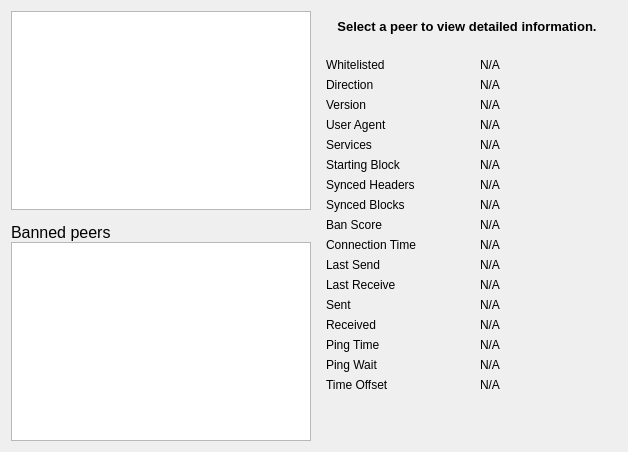
     <widget class="QWidget" name="tab_peers">
      <attribute name="title">
       <string>&amp;Peers</string>
      </attribute>
      <layout class="QGridLayout" name="gridLayout_2">
       <item row="0" column="0" rowspan="2">
        <layout class="QVBoxLayout" name="verticalLayout_101">
         <property name="spacing">
          <number>0</number>
         </property>
         <item>
          <widget class="QTableView" name="peerWidget">
           <property name="horizontalScrollBarPolicy">
            <enum>Qt::ScrollBarAsNeeded</enum>
           </property>
           <property name="sortingEnabled">
            <bool>true</bool>
           </property>
           <attribute name="horizontalHeaderHighlightSections">
            <bool>false</bool>
           </attribute>
          </widget>
         </item>
         <item>
          <widget class="QLabel" name="banHeading">
           <property name="sizePolicy">
            <sizepolicy hsizetype="Preferred" vsizetype="Minimum">
             <horstretch>0</horstretch>
             <verstretch>0</verstretch>
            </sizepolicy>
           </property>
           <property name="minimumSize">
            <size>
             <width>300</width>
             <height>32</height>
            </size>
           </property>
           <property name="maximumSize">
            <size>
             <width>16777215</width>
             <height>32</height>
            </size>
           </property>
           <property name="font">
            <font>
             <pointsize>12</pointsize>
            </font>
           </property>
           <property name="cursor">
            <cursorShape>IBeamCursor</cursorShape>
           </property>
           <property name="text">
            <string>Banned peers</string>
           </property>
           <property name="alignment">
            <set>Qt::AlignBottom|Qt::AlignLeading|Qt::AlignLeft</set>
           </property>
           <property name="wordWrap">
            <bool>true</bool>
           </property>
           <property name="textInteractionFlags">
            <set>Qt::NoTextInteraction</set>
           </property>
          </widget>
         </item>
         <item>
          <widget class="QTableView" name="banlistWidget">
           <property name="sizePolicy">
            <sizepolicy hsizetype="Expanding" vsizetype="Expanding">
             <horstretch>0</horstretch>
             <verstretch>0</verstretch>
            </sizepolicy>
           </property>
           <property name="horizontalScrollBarPolicy">
            <enum>Qt::ScrollBarAsNeeded</enum>
           </property>
           <property name="sortingEnabled">
            <bool>true</bool>
           </property>
           <attribute name="horizontalHeaderHighlightSections">
            <bool>false</bool>
           </attribute>
          </widget>
         </item>
        </layout>
       </item>
       <item row="0" column="1">
        <widget class="QLabel" name="peerHeading">
         <property name="sizePolicy">
          <sizepolicy hsizetype="Preferred" vsizetype="Minimum">
           <horstretch>0</horstretch>
           <verstretch>0</verstretch>
          </sizepolicy>
         </property>
         <property name="minimumSize">
          <size>
           <width>300</width>
           <height>32</height>
          </size>
         </property>
         <property name="font">
          <font>
           <pointsize>10</pointsize>
           <weight>75</weight>
           <bold>true</bold>
          </font>
         </property>
         <property name="cursor">
          <cursorShape>IBeamCursor</cursorShape>
         </property>
         <property name="text">
          <string>Select a peer to view detailed information.</string>
         </property>
         <property name="alignment">
          <set>Qt::AlignCenter</set>
         </property>
         <property name="wordWrap">
          <bool>true</bool>
         </property>
         <property name="textInteractionFlags">
          <set>Qt::LinksAccessibleByMouse|Qt::TextSelectableByKeyboard|Qt::TextSelectableByMouse</set>
         </property>
        </widget>
       </item>
       <item row="1" column="1">
        <widget class="QWidget" name="detailWidget" native="true">
         <property name="minimumSize">
          <size>
           <width>300</width>
           <height>0</height>
          </size>
         </property>
         <layout class="QGridLayout" name="gridLayout_3">
          <item row="0" column="0">
           <widget class="QLabel" name="label_30">
            <property name="text">
             <string>Whitelisted</string>
            </property>
           </widget>
          </item>
          <item row="0" column="2">
           <widget class="QLabel" name="peerWhitelisted">
            <property name="cursor">
             <cursorShape>IBeamCursor</cursorShape>
            </property>
            <property name="text">
             <string>N/A</string>
            </property>
            <property name="textFormat">
             <enum>Qt::PlainText</enum>
            </property>
            <property name="textInteractionFlags">
             <set>Qt::LinksAccessibleByMouse|Qt::TextSelectableByKeyboard|Qt::TextSelectableByMouse</set>
            </property>
           </widget>
          </item>
          <item row="1" column="0">
           <widget class="QLabel" name="label_23">
            <property name="text">
             <string>Direction</string>
            </property>
           </widget>
          </item>
          <item row="1" column="2">
           <widget class="QLabel" name="peerDirection">
            <property name="cursor">
             <cursorShape>IBeamCursor</cursorShape>
            </property>
            <property name="text">
             <string>N/A</string>
            </property>
            <property name="textFormat">
             <enum>Qt::PlainText</enum>
            </property>
            <property name="textInteractionFlags">
             <set>Qt::LinksAccessibleByMouse|Qt::TextSelectableByKeyboard|Qt::TextSelectableByMouse</set>
            </property>
           </widget>
          </item>
          <item row="2" column="0">
           <widget class="QLabel" name="label_21">
            <property name="text">
             <string>Version</string>
            </property>
           </widget>
          </item>
          <item row="2" column="2">
           <widget class="QLabel" name="peerVersion">
            <property name="cursor">
             <cursorShape>IBeamCursor</cursorShape>
            </property>
            <property name="text">
             <string>N/A</string>
            </property>
            <property name="textFormat">
             <enum>Qt::PlainText</enum>
            </property>
            <property name="textInteractionFlags">
             <set>Qt::LinksAccessibleByMouse|Qt::TextSelectableByKeyboard|Qt::TextSelectableByMouse</set>
            </property>
           </widget>
          </item>
          <item row="3" column="0">
           <widget class="QLabel" name="label_28">
            <property name="text">
             <string>User Agent</string>
            </property>
           </widget>
          </item>
          <item row="3" column="2">
           <widget class="QLabel" name="peerSubversion">
            <property name="cursor">
             <cursorShape>IBeamCursor</cursorShape>
            </property>
            <property name="text">
             <string>N/A</string>
            </property>
            <property name="textFormat">
             <enum>Qt::PlainText</enum>
            </property>
            <property name="textInteractionFlags">
             <set>Qt::LinksAccessibleByMouse|Qt::TextSelectableByKeyboard|Qt::TextSelectableByMouse</set>
            </property>
           </widget>
          </item>
          <item row="4" column="0">
           <widget class="QLabel" name="label_4">
            <property name="text">
             <string>Services</string>
            </property>
           </widget>
          </item>
          <item row="4" column="2">
           <widget class="QLabel" name="peerServices">
            <property name="cursor">
             <cursorShape>IBeamCursor</cursorShape>
            </property>
            <property name="text">
             <string>N/A</string>
            </property>
            <property name="textFormat">
             <enum>Qt::PlainText</enum>
            </property>
            <property name="textInteractionFlags">
             <set>Qt::LinksAccessibleByMouse|Qt::TextSelectableByKeyboard|Qt::TextSelectableByMouse</set>
            </property>
           </widget>
          </item>
          <item row="5" column="0">
           <widget class="QLabel" name="label_29">
            <property name="text">
             <string>Starting Block</string>
            </property>
           </widget>
          </item>
          <item row="5" column="2">
           <widget class="QLabel" name="peerHeight">
            <property name="cursor">
             <cursorShape>IBeamCursor</cursorShape>
            </property>
            <property name="text">
             <string>N/A</string>
            </property>
            <property name="textFormat">
             <enum>Qt::PlainText</enum>
            </property>
            <property name="textInteractionFlags">
             <set>Qt::LinksAccessibleByMouse|Qt::TextSelectableByKeyboard|Qt::TextSelectableByMouse</set>
            </property>
           </widget>
          </item>
          <item row="6" column="0">
           <widget class="QLabel" name="label_27">
            <property name="text">
             <string>Synced Headers</string>
            </property>
           </widget>
          </item>
          <item row="6" column="2">
           <widget class="QLabel" name="peerSyncHeight">
            <property name="cursor">
             <cursorShape>IBeamCursor</cursorShape>
            </property>
            <property name="text">
             <string>N/A</string>
            </property>
            <property name="textFormat">
             <enum>Qt::PlainText</enum>
            </property>
            <property name="textInteractionFlags">
             <set>Qt::LinksAccessibleByMouse|Qt::TextSelectableByKeyboard|Qt::TextSelectableByMouse</set>
            </property>
           </widget>
          </item>
          <item row="7" column="0">
           <widget class="QLabel" name="label_25">
            <property name="text">
             <string>Synced Blocks</string>
            </property>
           </widget>
          </item>
          <item row="7" column="2">
           <widget class="QLabel" name="peerCommonHeight">
            <property name="cursor">
             <cursorShape>IBeamCursor</cursorShape>
            </property>
            <property name="text">
             <string>N/A</string>
            </property>
            <property name="textFormat">
             <enum>Qt::PlainText</enum>
            </property>
            <property name="textInteractionFlags">
             <set>Qt::LinksAccessibleByMouse|Qt::TextSelectableByKeyboard|Qt::TextSelectableByMouse</set>
            </property>
           </widget>
          </item>
          <item row="8" column="0">
           <widget class="QLabel" name="label_24">
            <property name="text">
             <string>Ban Score</string>
            </property>
           </widget>
          </item>
          <item row="8" column="2">
           <widget class="QLabel" name="peerBanScore">
            <property name="cursor">
             <cursorShape>IBeamCursor</cursorShape>
            </property>
            <property name="text">
             <string>N/A</string>
            </property>
            <property name="textFormat">
             <enum>Qt::PlainText</enum>
            </property>
            <property name="textInteractionFlags">
             <set>Qt::LinksAccessibleByMouse|Qt::TextSelectableByKeyboard|Qt::TextSelectableByMouse</set>
            </property>
           </widget>
          </item>
          <item row="9" column="0">
           <widget class="QLabel" name="label_22">
            <property name="text">
             <string>Connection Time</string>
            </property>
           </widget>
          </item>
          <item row="9" column="2">
           <widget class="QLabel" name="peerConnTime">
            <property name="cursor">
             <cursorShape>IBeamCursor</cursorShape>
            </property>
            <property name="text">
             <string>N/A</string>
            </property>
            <property name="textFormat">
             <enum>Qt::PlainText</enum>
            </property>
            <property name="textInteractionFlags">
             <set>Qt::LinksAccessibleByMouse|Qt::TextSelectableByKeyboard|Qt::TextSelectableByMouse</set>
            </property>
           </widget>
          </item>
          <item row="10" column="0">
           <widget class="QLabel" name="label_15">
            <property name="text">
             <string>Last Send</string>
            </property>
           </widget>
          </item>
          <item row="10" column="2">
           <widget class="QLabel" name="peerLastSend">
            <property name="cursor">
             <cursorShape>IBeamCursor</cursorShape>
            </property>
            <property name="text">
             <string>N/A</string>
            </property>
            <property name="textFormat">
             <enum>Qt::PlainText</enum>
            </property>
            <property name="textInteractionFlags">
             <set>Qt::LinksAccessibleByMouse|Qt::TextSelectableByKeyboard|Qt::TextSelectableByMouse</set>
            </property>
           </widget>
          </item>
          <item row="11" column="0">
           <widget class="QLabel" name="label_19">
            <property name="text">
             <string>Last Receive</string>
            </property>
           </widget>
          </item>
          <item row="11" column="2">
           <widget class="QLabel" name="peerLastRecv">
            <property name="cursor">
             <cursorShape>IBeamCursor</cursorShape>
            </property>
            <property name="text">
             <string>N/A</string>
            </property>
            <property name="textFormat">
             <enum>Qt::PlainText</enum>
            </property>
            <property name="textInteractionFlags">
             <set>Qt::LinksAccessibleByMouse|Qt::TextSelectableByKeyboard|Qt::TextSelectableByMouse</set>
            </property>
           </widget>
          </item>
          <item row="12" column="0">
           <widget class="QLabel" name="label_18">
            <property name="text">
             <string>Sent</string>
            </property>
           </widget>
          </item>
          <item row="12" column="2">
           <widget class="QLabel" name="peerBytesSent">
            <property name="cursor">
             <cursorShape>IBeamCursor</cursorShape>
            </property>
            <property name="text">
             <string>N/A</string>
            </property>
            <property name="textFormat">
             <enum>Qt::PlainText</enum>
            </property>
            <property name="textInteractionFlags">
             <set>Qt::LinksAccessibleByMouse|Qt::TextSelectableByKeyboard|Qt::TextSelectableByMouse</set>
            </property>
           </widget>
          </item>
          <item row="13" column="0">
           <widget class="QLabel" name="label_20">
            <property name="text">
             <string>Received</string>
            </property>
           </widget>
          </item>
          <item row="13" column="2">
           <widget class="QLabel" name="peerBytesRecv">
            <property name="cursor">
             <cursorShape>IBeamCursor</cursorShape>
            </property>
            <property name="text">
             <string>N/A</string>
            </property>
            <property name="textFormat">
             <enum>Qt::PlainText</enum>
            </property>
            <property name="textInteractionFlags">
             <set>Qt::LinksAccessibleByMouse|Qt::TextSelectableByKeyboard|Qt::TextSelectableByMouse</set>
            </property>
           </widget>
          </item>
          <item row="14" column="0">
           <widget class="QLabel" name="label_26">
            <property name="text">
             <string>Ping Time</string>
            </property>
           </widget>
          </item>
          <item row="14" column="2">
           <widget class="QLabel" name="peerPingTime">
            <property name="cursor">
             <cursorShape>IBeamCursor</cursorShape>
            </property>
            <property name="text">
             <string>N/A</string>
            </property>
            <property name="textFormat">
             <enum>Qt::PlainText</enum>
            </property>
            <property name="textInteractionFlags">
             <set>Qt::LinksAccessibleByMouse|Qt::TextSelectableByKeyboard|Qt::TextSelectableByMouse</set>
            </property>
           </widget>
          </item>
          <item row="15" column="0">
           <widget class="QLabel" name="peerPingWaitLabel">
            <property name="toolTip">
             <string>The duration of a currently outstanding ping.</string>
            </property>
            <property name="text">
             <string>Ping Wait</string>
            </property>
           </widget>
          </item>
          <item row="15" column="2">
           <widget class="QLabel" name="peerPingWait">
            <property name="cursor">
             <cursorShape>IBeamCursor</cursorShape>
            </property>
            <property name="text">
             <string>N/A</string>
            </property>
            <property name="textFormat">
             <enum>Qt::PlainText</enum>
            </property>
            <property name="textInteractionFlags">
             <set>Qt::LinksAccessibleByMouse|Qt::TextSelectableByKeyboard|Qt::TextSelectableByMouse</set>
            </property>
           </widget>
          </item>
          <item row="16" column="0">
           <widget class="QLabel" name="label_timeoffset">
            <property name="text">
             <string>Time Offset</string>
            </property>
           </widget>
          </item>
          <item row="16" column="2">
           <widget class="QLabel" name="timeoffset">
            <property name="cursor">
             <cursorShape>IBeamCursor</cursorShape>
            </property>
            <property name="text">
             <string>N/A</string>
            </property>
            <property name="textFormat">
             <enum>Qt::PlainText</enum>
            </property>
            <property name="textInteractionFlags">
             <set>Qt::LinksAccessibleByMouse|Qt::TextSelectableByKeyboard|Qt::TextSelectableByMouse</set>
            </property>
           </widget>
          </item>
          <item row="17" column="1">
           <spacer name="verticalSpacer_3">
            <property name="orientation">
             <enum>Qt::Vertical</enum>
            </property>
            <property name="sizeHint" stdset="0">
             <size>
              <width>20</width>
              <height>40</height>
             </size>
            </property>
           </spacer>
          </item>
         </layout>
        </widget>
       </item>
      </layout>
     </widget>
